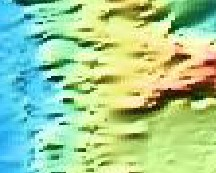
#> input picture test1.jpg, 216 x 173 px; the run also reads 1 picture not shown here
$ python heightmapToData.py
#> lines starting #> are read from the running program, lines starting #| are printed output that depends on the picture; long printed decimals are rounded
import cv2
import numpy as np
from sklearn.neighbors import KDTree
import matplotlib.pyplot as plt
from pathlib import Path

"""
heightmapToData.py

Converts color-coded heightmap images into numerical elevation arrays
by matching pixel colors against a reference colorbar image.

Pipeline Overview:
------------------
1. Loads a colorbar image representing elevation color coding (e.g. Mars DEM).
2. Creates a mapping between RGB colors and elevation values along the colorbar axis.
3. Loads the heightmap image.
4. Converts each pixel in the heightmap into an elevation value
   using nearest-neighbor color matching via a KD-tree.
5. Optionally plots the elevation map and saves it as a .npy file.

Features:
---------
- Efficient color matching with scikit-learn's KDTree.
- Works with colorbars of arbitrary width and resolution.
- Optional plotting of the extracted elevation map.
- Supports saving output elevation maps for further processing.

Use Cases:
----------
- Preprocessing heightmaps for terrain analysis.
- Preparing elevation data for costmap computation and path planning.
- Visualizing planetary surfaces in scientific applications.

Inputs:
-------
- Heightmap image (JPG, PNG, etc.)
- Colorbar image (horizontal bar with color-to-elevation mapping)
- Min and max elevation values matching the colorbar scale.

Outputs:
--------
- 2D numpy array containing elevation values per pixel.
- Optional visualization plot.
- Optional .npy file with the elevation array.

"""


def extract_color_value_mapping(colorbar_img, min_val, max_val):
    """Extracts a mapping from color to elevation value using a horizontal colorbar."""
#> called with colorbar_img = array of shape (12, 1164, 3), min_val = -4650, max_val = 6050
    width = colorbar_img.shape[1]
#> width = 1164
    values = np.linspace(min_val, max_val, width)
#> values = 1164 values from -4650 to 6050
    mid_row = colorbar_img[colorbar_img.shape[0] // 2].reshape(-1, 3)
#> mid_row = 1164 rows, first 8: [17, 1, 125], [16, 0, 124], [16, 0, 124], [15, 0, 123], [15, 0, 123], [16, 0, 124], [16, 0, 125], [17, 1, 126]
    return values, mid_row


def convert_heightmap_to_elevation_array(
    image_path, colorbar_path, min_val, max_val, output_npy=None, show_plot=True
):
    """Converts a heightmap image to a 2D elevation array based on a colorbar scale."""
    image_path = Path(image_path)
    colorbar_path = Path(colorbar_path)

    # Load the colorbar image and extract mapping
    color_bar = cv2.imread(str(colorbar_path))
    color_bar = cv2.cvtColor(color_bar, cv2.COLOR_BGR2RGB)
    values, colors = extract_color_value_mapping(color_bar, min_val, max_val)
#> values = 1164 values from -4650 to 6050; colors has the same summary as mid_row in extract_color_value_mapping

    # Build KDTree for fast nearest-neighbor color lookup
    tree = KDTree(colors.astype(np.float32))

    # Load the heightmap image
    data_img = cv2.imread(str(image_path))
#> data_img is the input picture: shape (173, 216, 3); mean B, G, R 151.2, 204.3, 160.4
    data_rgb = cv2.cvtColor(data_img, cv2.COLOR_BGR2RGB)
    h, w, _ = data_rgb.shape
#> h = 173; w = 216
    pixels = data_rgb.reshape(-1, 3)

    # Query elevation for each pixel using color matching
    _, idx = tree.query(pixels.astype(np.float32), k=1)
    value_array = values[idx.flatten()].reshape(h, w)
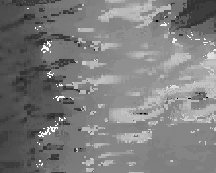
#> value_array: shape (173, 216) float64; min -4245.2, max 6022.4, mean 799.2; drawn with min black and max white

    # Visualization (optional)
    if show_plot:
        plt.imshow(value_array, cmap="terrain")
        plt.colorbar(label="Elevation (m)")
        plt.title(f"Estimated Elevation Map\n{image_path.name}")
        plt.show()
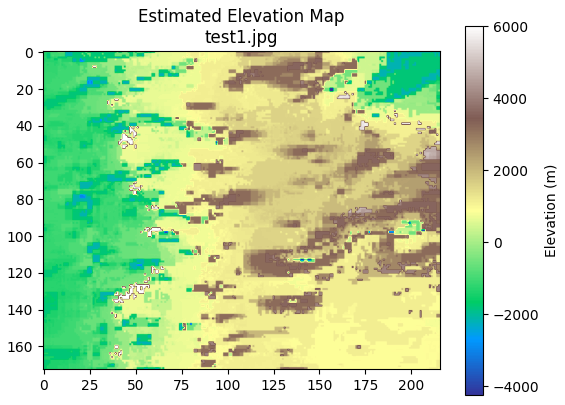
#> figure drawn by matplotlib, 2 panels

    # Save elevation array (optional)
    if output_npy:
        np.save(str(output_npy), value_array)

    # Info
    print(f"Min elevation: {np.min(value_array)}")
#| Min elevation: -4245.185
    print(f"Max elevation: {np.max(value_array)}")
#| Max elevation: 6022.399

    return value_array


# Example usage
if __name__ == "__main__":
    convert_heightmap_to_elevation_array(
        image_path = "test1.jpg",
        colorbar_path = "Schiaparelli_crater_scale.jpg",
        min_val = -4650,
        max_val = 6050,
        output_npy = "test1_elevation.npy",
        show_plot = True
    )
